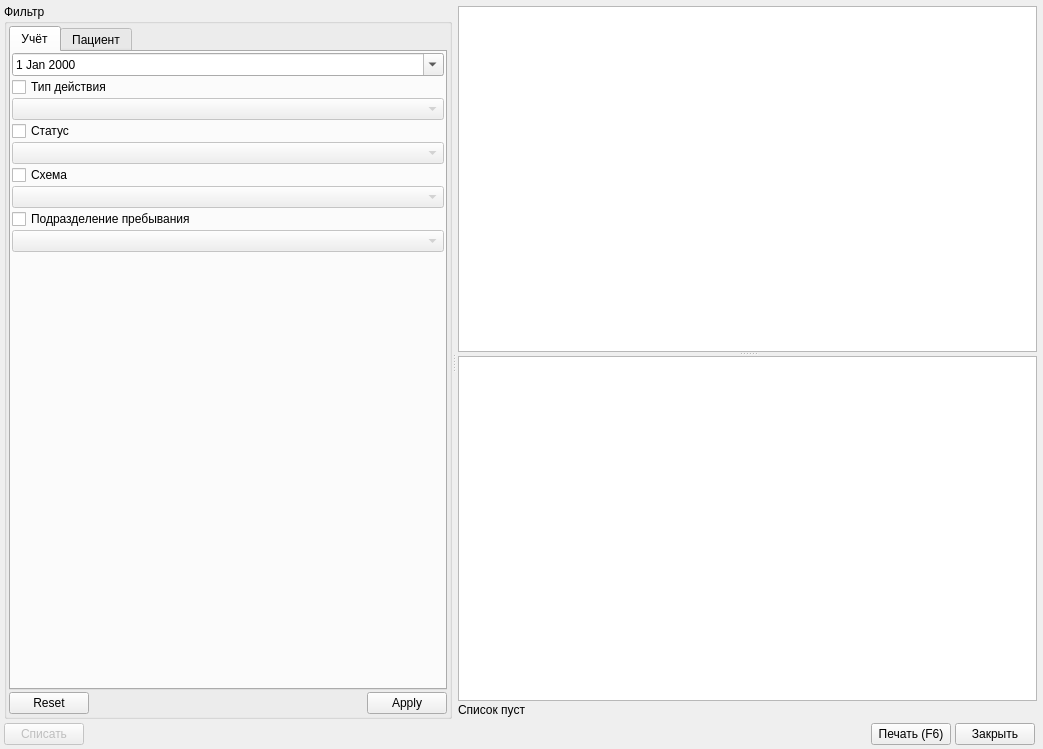
<?xml version="1.0" encoding="UTF-8"?>
<ui version="4.0">
 <class>CentralizedAccountingDialog</class>
 <widget class="QWidget" name="CentralizedAccountingDialog">
  <property name="geometry">
   <rect>
    <x>0</x>
    <y>0</y>
    <width>1043</width>
    <height>749</height>
   </rect>
  </property>
  <property name="windowTitle">
   <string>Централизованный учет</string>
  </property>
  <layout class="QGridLayout" name="gridLayout_3">
   <property name="margin">
    <number>4</number>
   </property>
   <property name="spacing">
    <number>4</number>
   </property>
   <item row="1" column="0">
    <widget class="QPushButton" name="btnInvoices">
     <property name="enabled">
      <bool>false</bool>
     </property>
     <property name="text">
      <string>Списать</string>
     </property>
    </widget>
   </item>
   <item row="1" column="3">
    <widget class="CPrintButton" name="btnPrint">
     <property name="text">
      <string>Печать (F6)</string>
     </property>
     <property name="shortcut">
      <string>F6</string>
     </property>
    </widget>
   </item>
   <item row="1" column="2">
    <spacer name="horizontalSpacer">
     <property name="orientation">
      <enum>Qt::Horizontal</enum>
     </property>
     <property name="sizeHint" stdset="0">
      <size>
       <width>216</width>
       <height>20</height>
      </size>
     </property>
    </spacer>
   </item>
   <item row="1" column="4">
    <widget class="QPushButton" name="btnClose">
     <property name="text">
      <string>Закрыть</string>
     </property>
    </widget>
   </item>
   <item row="0" column="0" colspan="6">
    <widget class="QSplitter" name="splitter_2">
     <property name="orientation">
      <enum>Qt::Horizontal</enum>
     </property>
     <widget class="QGroupBox" name="grpFilter">
      <property name="sizePolicy">
       <sizepolicy hsizetype="Fixed" vsizetype="Preferred">
        <horstretch>0</horstretch>
        <verstretch>0</verstretch>
       </sizepolicy>
      </property>
      <property name="minimumSize">
       <size>
        <width>100</width>
        <height>0</height>
       </size>
      </property>
      <property name="title">
       <string>Фильтр</string>
      </property>
      <property name="flat">
       <bool>false</bool>
      </property>
      <layout class="QGridLayout" name="gridLayout">
       <property name="margin">
        <number>2</number>
       </property>
       <property name="spacing">
        <number>2</number>
       </property>
       <item row="1" column="0">
        <widget class="CApplyResetDialogButtonBox" name="buttonBoxFilter">
         <property name="orientation">
          <enum>Qt::Horizontal</enum>
         </property>
         <property name="standardButtons">
          <set>QDialogButtonBox::Apply|QDialogButtonBox::Reset</set>
         </property>
        </widget>
       </item>
       <item row="0" column="0">
        <widget class="QTabWidget" name="tabFilter">
         <property name="tabPosition">
          <enum>QTabWidget::North</enum>
         </property>
         <property name="tabShape">
          <enum>QTabWidget::Rounded</enum>
         </property>
         <property name="currentIndex">
          <number>0</number>
         </property>
         <widget class="QWidget" name="tabAccounting">
          <attribute name="title">
           <string>Учёт</string>
          </attribute>
          <layout class="QGridLayout" name="gridLayout_5">
           <property name="margin">
            <number>1</number>
           </property>
           <property name="spacing">
            <number>1</number>
           </property>
           <item row="6" column="0">
            <widget class="CRBComboBox" name="cmbFilterSchema">
             <property name="enabled">
              <bool>false</bool>
             </property>
            </widget>
           </item>
           <item row="9" column="0">
            <spacer name="verticalSpacer_2">
             <property name="orientation">
              <enum>Qt::Vertical</enum>
             </property>
             <property name="sizeHint" stdset="0">
              <size>
               <width>20</width>
               <height>423</height>
              </size>
             </property>
            </spacer>
           </item>
           <item row="1" column="0">
            <widget class="QCheckBox" name="chkFilterActionType">
             <property name="text">
              <string>Тип действия</string>
             </property>
            </widget>
           </item>
           <item row="0" column="0">
            <widget class="CCurrentDateEditEF" name="edtFilterDate">
             <property name="calendarPopup">
              <bool>true</bool>
             </property>
            </widget>
           </item>
           <item row="2" column="0">
            <widget class="CActionTypeComboBox" name="cmbFilterActionType">
             <property name="enabled">
              <bool>false</bool>
             </property>
            </widget>
           </item>
           <item row="4" column="0">
            <widget class="CActionStatusMultivalueComboBox" name="cmbFilterStatus">
             <property name="enabled">
              <bool>false</bool>
             </property>
            </widget>
           </item>
           <item row="5" column="0">
            <widget class="QCheckBox" name="chkFilterSchema">
             <property name="text">
              <string>Схема</string>
             </property>
            </widget>
           </item>
           <item row="7" column="0">
            <widget class="QCheckBox" name="chkFilterOrgStructure">
             <property name="text">
              <string>Подразделение пребывания</string>
             </property>
            </widget>
           </item>
           <item row="3" column="0">
            <widget class="QCheckBox" name="chkFilterStatus">
             <property name="text">
              <string>Статус</string>
             </property>
            </widget>
           </item>
           <item row="8" column="0">
            <widget class="COrgStructureHospitalBedsComboBoxEx" name="cmbFilterOrgStructure">
             <property name="enabled">
              <bool>false</bool>
             </property>
            </widget>
           </item>
          </layout>
         </widget>
         <widget class="QWidget" name="tabClient">
          <attribute name="title">
           <string>Пациент</string>
          </attribute>
          <layout class="QGridLayout" name="gridLayout_2">
           <property name="margin">
            <number>1</number>
           </property>
           <property name="spacing">
            <number>1</number>
           </property>
           <item row="5" column="0" colspan="2">
            <widget class="QLineEdit" name="edtFilterFirstName">
             <property name="enabled">
              <bool>false</bool>
             </property>
            </widget>
           </item>
           <item row="7" column="0" colspan="2">
            <widget class="QLineEdit" name="edtFilterPatrName">
             <property name="enabled">
              <bool>false</bool>
             </property>
            </widget>
           </item>
           <item row="4" column="0" colspan="2">
            <widget class="QCheckBox" name="chkFilterFirstName">
             <property name="text">
              <string>Имя</string>
             </property>
            </widget>
           </item>
           <item row="3" column="0" colspan="2">
            <widget class="QLineEdit" name="edtFilterLastName">
             <property name="enabled">
              <bool>false</bool>
             </property>
            </widget>
           </item>
           <item row="6" column="0" colspan="2">
            <widget class="QCheckBox" name="chkFilterPatrName">
             <property name="text">
              <string>Отчество</string>
             </property>
            </widget>
           </item>
           <item row="2" column="0" colspan="2">
            <widget class="QCheckBox" name="chkFilterLastName">
             <property name="text">
              <string>Фамилия</string>
             </property>
            </widget>
           </item>
           <item row="0" column="0" colspan="2">
            <widget class="QCheckBox" name="chkClientId">
             <property name="text">
              <string>Код пациента</string>
             </property>
            </widget>
           </item>
           <item row="1" column="0" colspan="2">
            <widget class="QLineEdit" name="edtClientId">
             <property name="enabled">
              <bool>false</bool>
             </property>
             <property name="maxLength">
              <number>16</number>
             </property>
            </widget>
           </item>
           <item row="12" column="0">
            <spacer name="verticalSpacer">
             <property name="orientation">
              <enum>Qt::Vertical</enum>
             </property>
             <property name="sizeHint" stdset="0">
              <size>
               <width>20</width>
               <height>40</height>
              </size>
             </property>
            </spacer>
           </item>
           <item row="8" column="0" colspan="2">
            <widget class="QCheckBox" name="chkFilterEventId">
             <property name="text">
              <string>Код карточки</string>
             </property>
            </widget>
           </item>
           <item row="9" column="0">
            <widget class="QLineEdit" name="edtFilterEventId">
             <property name="enabled">
              <bool>false</bool>
             </property>
             <property name="maxLength">
              <number>9</number>
             </property>
            </widget>
           </item>
           <item row="10" column="0" colspan="2">
            <widget class="QCheckBox" name="chkFilterExternalId">
             <property name="text">
              <string>Карта</string>
             </property>
            </widget>
           </item>
           <item row="11" column="0">
            <widget class="QLineEdit" name="edtFilterExternalId">
             <property name="enabled">
              <bool>false</bool>
             </property>
            </widget>
           </item>
          </layout>
          <zorder>edtFilterLastName</zorder>
          <zorder>chkFilterPatrName</zorder>
          <zorder>edtFilterPatrName</zorder>
          <zorder>chkFilterFirstName</zorder>
          <zorder>edtFilterFirstName</zorder>
          <zorder>chkFilterLastName</zorder>
          <zorder>verticalSpacer</zorder>
          <zorder>chkClientId</zorder>
          <zorder>edtClientId</zorder>
          <zorder>chkFilterEventId</zorder>
          <zorder>chkFilterExternalId</zorder>
          <zorder>edtFilterEventId</zorder>
          <zorder>edtFilterExternalId</zorder>
         </widget>
        </widget>
       </item>
      </layout>
     </widget>
     <widget class="QWidget" name="grpTables" native="true">
      <layout class="QGridLayout" name="gridLayout_4">
       <property name="margin">
        <number>2</number>
       </property>
       <property name="spacing">
        <number>2</number>
       </property>
       <item row="1" column="0">
        <widget class="QSplitter" name="splitter">
         <property name="orientation">
          <enum>Qt::Vertical</enum>
         </property>
         <widget class="CCentralizedAccountingTableView" name="tblCentralizedAccounting">
          <property name="selectionBehavior">
           <enum>QAbstractItemView::SelectRows</enum>
          </property>
         </widget>
         <widget class="CCentralizedAccountingActionsInDocTableView" name="tblActions"/>
        </widget>
       </item>
       <item row="2" column="0">
        <widget class="QLabel" name="lblRecordCount">
         <property name="text">
          <string>Список пуст</string>
         </property>
        </widget>
       </item>
      </layout>
     </widget>
    </widget>
   </item>
  </layout>
 </widget>
 <customwidgets>
  <customwidget>
   <class>CCurrentDateEditEF</class>
   <extends>QDateEdit</extends>
   <header>library/DateEdit</header>
  </customwidget>
  <customwidget>
   <class>COrgStructureHospitalBedsComboBoxEx</class>
   <extends>QComboBox</extends>
   <header>Orgs/OrgStructComboBoxes.h</header>
  </customwidget>
  <customwidget>
   <class>CApplyResetDialogButtonBox</class>
   <extends>QDialogButtonBox</extends>
   <header>library/DialogButtonBox.h</header>
  </customwidget>
  <customwidget>
   <class>CPrintButton</class>
   <extends>QPushButton</extends>
   <header>library/PrintTemplates.h</header>
  </customwidget>
  <customwidget>
   <class>CActionStatusMultivalueComboBox</class>
   <extends>QComboBox</extends>
   <header>Events/ActionStatus.h</header>
  </customwidget>
  <customwidget>
   <class>CActionTypeComboBox</class>
   <extends>QComboBox</extends>
   <header>Events/ActionTypeComboBox.h</header>
  </customwidget>
  <customwidget>
   <class>CRBComboBox</class>
   <extends>QComboBox</extends>
   <header>library/crbcombobox.h</header>
  </customwidget>
  <customwidget>
   <class>CCentralizedAccountingTableView</class>
   <extends>QTableView</extends>
   <header>CentralizedAccounting/CentralizedAccountingTableView.h</header>
  </customwidget>
  <customwidget>
   <class>CCentralizedAccountingActionsInDocTableView</class>
   <extends>QTableView</extends>
   <header>CentralizedAccounting/CentralizedAccountingActionsInDocTableView.h</header>
  </customwidget>
 </customwidgets>
 <tabstops>
  <tabstop>tabFilter</tabstop>
  <tabstop>edtFilterDate</tabstop>
  <tabstop>chkFilterActionType</tabstop>
  <tabstop>cmbFilterActionType</tabstop>
  <tabstop>chkFilterStatus</tabstop>
  <tabstop>cmbFilterStatus</tabstop>
  <tabstop>chkFilterSchema</tabstop>
  <tabstop>cmbFilterSchema</tabstop>
  <tabstop>chkFilterOrgStructure</tabstop>
  <tabstop>cmbFilterOrgStructure</tabstop>
  <tabstop>chkClientId</tabstop>
  <tabstop>edtClientId</tabstop>
  <tabstop>chkFilterLastName</tabstop>
  <tabstop>edtFilterLastName</tabstop>
  <tabstop>chkFilterFirstName</tabstop>
  <tabstop>edtFilterFirstName</tabstop>
  <tabstop>chkFilterPatrName</tabstop>
  <tabstop>edtFilterPatrName</tabstop>
  <tabstop>chkFilterEventId</tabstop>
  <tabstop>edtFilterEventId</tabstop>
  <tabstop>chkFilterExternalId</tabstop>
  <tabstop>edtFilterExternalId</tabstop>
  <tabstop>buttonBoxFilter</tabstop>
  <tabstop>tblCentralizedAccounting</tabstop>
  <tabstop>tblActions</tabstop>
  <tabstop>btnInvoices</tabstop>
 </tabstops>
 <resources/>
 <connections>
  <connection>
   <sender>chkFilterLastName</sender>
   <signal>toggled(bool)</signal>
   <receiver>edtFilterLastName</receiver>
   <slot>setEnabled(bool)</slot>
   <hints>
    <hint type="sourcelabel">
     <x>107</x>
     <y>93</y>
    </hint>
    <hint type="destinationlabel">
     <x>107</x>
     <y>115</y>
    </hint>
   </hints>
  </connection>
  <connection>
   <sender>chkFilterPatrName</sender>
   <signal>toggled(bool)</signal>
   <receiver>edtFilterPatrName</receiver>
   <slot>setEnabled(bool)</slot>
   <hints>
    <hint type="sourcelabel">
     <x>107</x>
     <y>182</y>
    </hint>
    <hint type="destinationlabel">
     <x>107</x>
     <y>202</y>
    </hint>
   </hints>
  </connection>
  <connection>
   <sender>chkFilterFirstName</sender>
   <signal>toggled(bool)</signal>
   <receiver>edtFilterFirstName</receiver>
   <slot>setEnabled(bool)</slot>
   <hints>
    <hint type="sourcelabel">
     <x>107</x>
     <y>137</y>
    </hint>
    <hint type="destinationlabel">
     <x>107</x>
     <y>158</y>
    </hint>
   </hints>
  </connection>
  <connection>
   <sender>chkClientId</sender>
   <signal>toggled(bool)</signal>
   <receiver>edtClientId</receiver>
   <slot>setEnabled(bool)</slot>
   <hints>
    <hint type="sourcelabel">
     <x>107</x>
     <y>50</y>
    </hint>
    <hint type="destinationlabel">
     <x>107</x>
     <y>70</y>
    </hint>
   </hints>
  </connection>
  <connection>
   <sender>chkFilterEventId</sender>
   <signal>toggled(bool)</signal>
   <receiver>edtFilterEventId</receiver>
   <slot>setEnabled(bool)</slot>
   <hints>
    <hint type="sourcelabel">
     <x>72</x>
     <y>225</y>
    </hint>
    <hint type="destinationlabel">
     <x>99</x>
     <y>247</y>
    </hint>
   </hints>
  </connection>
  <connection>
   <sender>chkFilterExternalId</sender>
   <signal>toggled(bool)</signal>
   <receiver>edtFilterExternalId</receiver>
   <slot>setEnabled(bool)</slot>
   <hints>
    <hint type="sourcelabel">
     <x>50</x>
     <y>269</y>
    </hint>
    <hint type="destinationlabel">
     <x>66</x>
     <y>290</y>
    </hint>
   </hints>
  </connection>
  <connection>
   <sender>chkFilterActionType</sender>
   <signal>toggled(bool)</signal>
   <receiver>cmbFilterActionType</receiver>
   <slot>setEnabled(bool)</slot>
   <hints>
    <hint type="sourcelabel">
     <x>26</x>
     <y>102</y>
    </hint>
    <hint type="destinationlabel">
     <x>33</x>
     <y>120</y>
    </hint>
   </hints>
  </connection>
  <connection>
   <sender>chkFilterStatus</sender>
   <signal>toggled(bool)</signal>
   <receiver>cmbFilterStatus</receiver>
   <slot>setEnabled(bool)</slot>
   <hints>
    <hint type="sourcelabel">
     <x>18</x>
     <y>145</y>
    </hint>
    <hint type="destinationlabel">
     <x>24</x>
     <y>161</y>
    </hint>
   </hints>
  </connection>
  <connection>
   <sender>chkFilterSchema</sender>
   <signal>toggled(bool)</signal>
   <receiver>cmbFilterSchema</receiver>
   <slot>setEnabled(bool)</slot>
   <hints>
    <hint type="sourcelabel">
     <x>53</x>
     <y>183</y>
    </hint>
    <hint type="destinationlabel">
     <x>63</x>
     <y>208</y>
    </hint>
   </hints>
  </connection>
  <connection>
   <sender>chkFilterOrgStructure</sender>
   <signal>toggled(bool)</signal>
   <receiver>cmbFilterOrgStructure</receiver>
   <slot>setEnabled(bool)</slot>
   <hints>
    <hint type="sourcelabel">
     <x>119</x>
     <y>235</y>
    </hint>
    <hint type="destinationlabel">
     <x>123</x>
     <y>247</y>
    </hint>
   </hints>
  </connection>
 </connections>
</ui>
